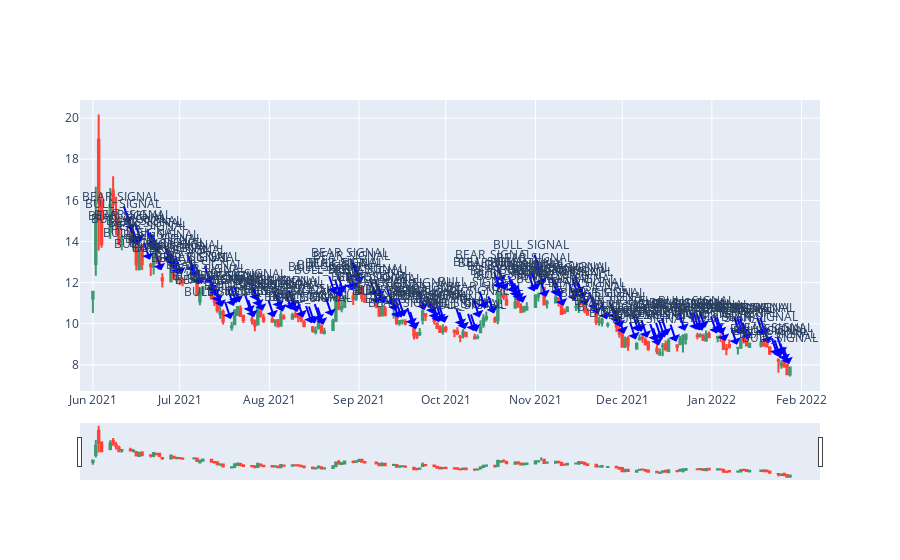

Source (notebook cell):
### Code cell
ticker = yf.Ticker('BB')
df = ticker.history(start='2021-06-01', end='2022-01-31', interval="1d")
df_new = recognize_candlestick(df)

fig = go.Figure()
fig.add_trace(go.Candlestick(
                x = df_new.reset_index(inplace=False)['Date'],
                open = df_new['Open'],
                close = df_new['Close'],
                high = df_new['High'],
                low = df_new['Low'],
                showlegend = False,
                name = ''
            ))
arrow_dates = df_new[df_new.candlestick_pattern!='NO_SIGNAL'].index
arrow_values = df_new[df_new.candlestick_pattern!='NO_SIGNAL']['High'].tolist()
arrow_texts = df_new[df_new.candlestick_pattern!='NO_SIGNAL']['candlestick_pattern'].tolist()
annotation_arrows = [dict(x=arrow_date, 
                          y=arrow_val, 
                          showarrow=True, 
                          arrowwidth=2, 
                          standoff=3,
                          arrowhead=1, 
                          arrowcolor='blue',
                          text = arrow_texts,
                          captureevents=True) 
                     for arrow_date, arrow_val,arrow_texts in zip(arrow_dates, arrow_values,arrow_texts)]
fig.update_layout(annotations=annotation_arrows)

fig.show()

### Figure 1 — Plotly figure (JSON) as saved in the notebook; plotly's stock layout.template omitted (floating-point values rounded to 4 significant figures; data arrays with more than 128 entries replaced by an {"elided": "..."} marker saying what was removed)
{"data": [{"close": {"elided": "169 float values"}, "high": {"elided": "169 float values"}, "low": {"elided": "169 float values"}, "name": "", "open": {"elided": "169 float values"}, "showlegend": false, "type": "candlestick", "x": {"elided": "169 str values"}}], "layout": {"annotations": [{"arrowcolor": "blue", "arrowhead": 1, "arrowwidth": 2, "captureevents": true, "showarrow": true, "standoff": 3, "text": "BEAR_SIGNAL", "x": "2021-06-14T00:00:00", "y": 14.75}, {"arrowcolor": "blue", "arrowhead": 1, "arrowwidth": 2, "captureevents": true, "showarrow": true, "standoff": 3, "text": "BULL_SIGNAL", "x": "2021-06-15T00:00:00", "y": 14.41}, {"arrowcolor": "blue", "arrowhead": 1, "arrowwidth": 2, "captureevents": true, "showarrow": true, "standoff": 3, "text": "BEAR_SIGNAL", "x": "2021-06-16T00:00:00", "y": 13.8}, {"arrowcolor": "blue", "arrowhead": 1, "arrowwidth": 2, "captureevents": true, "showarrow": true, "standoff": 3, "text": "BULL_SIGNAL", "x": "2021-06-17T00:00:00", "y": 13.66}, {"arrowcolor": "blue", "arrowhead": 1, "arrowwidth": 2, "captureevents": true, "showarrow": true, "standoff": 3, "text": "BEAR_SIGNAL", "x": "2021-06-18T00:00:00", "y": 13.87}, {"arrowcolor": "blue", "arrowhead": 1, "arrowwidth": 2, "captureevents": true, "showarrow": true, "standoff": 3, "text": "BULL_SIGNAL", "x": "2021-06-21T00:00:00", "y": 12.97}, {"arrowcolor": "blue", "arrowhead": 1, "arrowwidth": 2, "captureevents": true, "showarrow": true, "standoff": 3, "text": "BULL_SIGNAL", "x": "2021-06-22T00:00:00", "y": 13.57}, {"arrowcolor": "blue", "arrowhead": 1, "arrowwidth": 2, "captureevents": true, "showarrow": true, "standoff": 3, "text": "BEAR_SIGNAL", "x": "2021-06-23T00:00:00", "y": 13.47}, {"arrowcolor": "blue", "arrowhead": 1, "arrowwidth": 2, "captureevents": true, "showarrow": true, "standoff": 3, "text": "BEAR_SIGNAL", "x": "2021-06-24T00:00:00", "y": 13.33}, {"arrowcolor": "blue", "arrowhead": 1, "arrowwidth": 2, "captureevents": true, "showarrow": true, "standoff": 3, "text": "BULL_SIGNAL", "x": "2021-06-25T00:00:00", "y": 12.46}, {"arrowcolor": "blue", "arrowhead": 1, "arrowwidth": 2, "captureevents": true, "showarrow": true, "standoff": 3, "text": "BULL_SIGNAL", "x": "2021-06-28T00:00:00", "y": 12.86}, {"arrowcolor": "blue", "arrowhead": 1, "arrowwidth": 2, "captureevents": true, "showarrow": true, "standoff": 3, "text": "BEAR_SIGNAL", "x": "2021-06-29T00:00:00", "y": 12.69}, {"arrowcolor": "blue", "arrowhead": 1, "arrowwidth": 2, "captureevents": true, "showarrow": true, "standoff": 3, "text": "BULL_SIGNAL", "x": "2021-06-30T00:00:00", "y": 12.51}, {"arrowcolor": "blue", "arrowhead": 1, "arrowwidth": 2, "captureevents": true, "showarrow": true, "standoff": 3, "text": "BULL_SIGNAL", "x": "2021-07-01T00:00:00", "y": 12.27}, {"arrowcolor": "blue", "arrowhead": 1, "arrowwidth": 2, "captureevents": true, "showarrow": true, "standoff": 3, "text": "BEAR_SIGNAL", "x": "2021-07-02T00:00:00", "y": 12.25}, {"arrowcolor": "blue", "arrowhead": 1, "arrowwidth": 2, "captureevents": true, "showarrow": true, "standoff": 3, "text": "BULL_SIGNAL", "x": "2021-07-06T00:00:00", "y": 12.39}, {"arrowcolor": "blue", "arrowhead": 1, "arrowwidth": 2, "captureevents": true, "showarrow": true, "standoff": 3, "text": "BEAR_SIGNAL", "x": "2021-07-07T00:00:00", "y": 12.14}, {"arrowcolor": "blue", "arrowhead": 1, "arrowwidth": 2, "captureevents": true, "showarrow": true, "standoff": 3, "text": "BEAR_SIGNAL", "x": "2021-07-08T00:00:00", "y": 11.78}, {"arrowcolor": "blue", "arrowhead": 1, "arrowwidth": 2, "captureevents": true, "showarrow": true, "standoff": 3, "text": "BULL_SIGNAL", "x": "2021-07-09T00:00:00", "y": 11.8}, {"arrowcolor": "blue", "arrowhead": 1, "arrowwidth": 2, "captureevents": true, "showarrow": true, "standoff": 3, "text": "BEAR_SIGNAL", "x": "2021-07-12T00:00:00", "y": 11.83}, {"arrowcolor": "blue", "arrowhead": 1, "arrowwidth": 2, "captureevents": true, "showarrow": true, "standoff": 3, "text": "BEAR_SIGNAL", "x": "2021-07-13T00:00:00", "y": 11.42}, {"arrowcolor": "blue", "arrowhead": 1, "arrowwidth": 2, "captureevents": true, "showarrow": true, "standoff": 3, "text": "BEAR_SIGNAL", "x": "2021-07-14T00:00:00", "y": 11.21}, {"arrowcolor": "blue", "arrowhead": 1, "arrowwidth": 2, "captureevents": true, "showarrow": true, "standoff": 3, "text": "BULL_SIGNAL", "x": "2021-07-15T00:00:00", "y": 10.91}, {"arrowcolor": "blue", "arrowhead": 1, "arrowwidth": 2, "captureevents": true, "showarrow": true, "standoff": 3, "text": "BEAR_SIGNAL", "x": "2021-07-16T00:00:00", "y": 10.69}, {"arrowcolor": "blue", "arrowhead": 1, "arrowwidth": 2, "captureevents": true, "showarrow": true, "standoff": 3, "text": "BULL_SIGNAL", "x": "2021-07-19T00:00:00", "y": 10.09}, {"arrowcolor": "blue", "arrowhead": 1, "arrowwidth": 2, "captureevents": true, "showarrow": true, "standoff": 3, "text": "BULL_SIGNAL", "x": "2021-07-20T00:00:00", "y": 10.72}, {"arrowcolor": "blue", "arrowhead": 1, "arrowwidth": 2, "captureevents": true, "showarrow": true, "standoff": 3, "text": "BULL_SIGNAL", "x": "2021-07-21T00:00:00", "y": 10.87}, {"arrowcolor": "blue", "arrowhead": 1, "arrowwidth": 2, "captureevents": true, "showarrow": true, "standoff": 3, "text": "BEAR_SIGNAL", "x": "2021-07-22T00:00:00", "y": 10.9}, {"arrowcolor": "blue", "arrowhead": 1, "arrowwidth": 2, "captureevents": true, "showarrow": true, "standoff": 3, "text": "BULL_SIGNAL", "x": "2021-07-26T00:00:00", "y": 10.41}, {"arrowcolor": "blue", "arrowhead": 1, "arrowwidth": 2, "captureevents": true, "showarrow": true, "standoff": 3, "text": "BULL_SIGNAL", "x": "2021-07-27T00:00:00", "y": 10.18}, {"arrowcolor": "blue", "arrowhead": 1, "arrowwidth": 2, "captureevents": true, "showarrow": true, "standoff": 3, "text": "BULL_SIGNAL", "x": "2021-07-28T00:00:00", "y": 11}, {"arrowcolor": "blue", "arrowhead": 1, "arrowwidth": 2, "captureevents": true, "showarrow": true, "standoff": 3, "text": "BEAR_SIGNAL", "x": "2021-07-29T00:00:00", "y": 10.7}, {"arrowcolor": "blue", "arrowhead": 1, "arrowwidth": 2, "captureevents": true, "showarrow": true, "standoff": 3, "text": "BULL_SIGNAL", "x": "2021-07-30T00:00:00", "y": 10.49}, {"arrowcolor": "blue", "arrowhead": 1, "arrowwidth": 2, "captureevents": true, "showarrow": true, "standoff": 3, "text": "BULL_SIGNAL", "x": "2021-08-03T00:00:00", "y": 10.18}, {"arrowcolor": "blue", "arrowhead": 1, "arrowwidth": 2, "captureevents": true, "showarrow": true, "standoff": 3, "text": "BULL_SIGNAL", "x": "2021-08-05T00:00:00", "y": 10.63}, {"arrowcolor": "blue", "arrowhead": 1, "arrowwidth": 2, "captureevents": true, "showarrow": true, "standoff": 3, "text": "BEAR_SIGNAL", "x": "2021-08-06T00:00:00", "y": 10.46}, {"arrowcolor": "blue", "arrowhead": 1, "arrowwidth": 2, "captureevents": true, "showarrow": true, "standoff": 3, "text": "BULL_SIGNAL", "x": "2021-08-09T00:00:00", "y": 10.54}, {"arrowcolor": "blue", "arrowhead": 1, "arrowwidth": 2, "captureevents": true, "showarrow": true, "standoff": 3, "text": "BULL_SIGNAL", "x": "2021-08-10T00:00:00", "y": 10.65}, {"arrowcolor": "blue", "arrowhead": 1, "arrowwidth": 2, "captureevents": true, "showarrow": true, "standoff": 3, "text": "BULL_SIGNAL", "x": "2021-08-11T00:00:00", "y": 10.44}, {"arrowcolor": "blue", "arrowhead": 1, "arrowwidth": 2, "captureevents": true, "showarrow": true, "standoff": 3, "text": "BEAR_SIGNAL", "x": "2021-08-13T00:00:00", "y": 10.17}, {"arrowcolor": "blue", "arrowhead": 1, "arrowwidth": 2, "captureevents": true, "showarrow": true, "standoff": 3, "text": "BEAR_SIGNAL", "x": "2021-08-16T00:00:00", "y": 9.89}, {"arrowcolor": "blue", "arrowhead": 1, "arrowwidth": 2, "captureevents": true, "showarrow": true, "standoff": 3, "text": "BULL_SIGNAL", "x": "2021-08-17T00:00:00", "y": 9.87}, {"arrowcolor": "blue", "arrowhead": 1, "arrowwidth": 2, "captureevents": true, "showarrow": true, "standoff": 3, "text": "BEAR_SIGNAL", "x": "2021-08-19T00:00:00", "y": 9.98}, {"arrowcolor": "blue", "arrowhead": 1, "arrowwidth": 2, "captureevents": true, "showarrow": true, "standoff": 3, "text": "BULL_SIGNAL", "x": "2021-08-20T00:00:00", "y": 9.81}, {"arrowcolor": "blue", "arrowhead": 1, "arrowwidth": 2, "captureevents": true, "showarrow": true, "standoff": 3, "text": "BULL_SIGNAL", "x": "2021-08-23T00:00:00", "y": 10.24}, {"arrowcolor": "blue", "arrowhead": 1, "arrowwidth": 2, "captureevents": true, "showarrow": true, "standoff": 3, "text": "BULL_SIGNAL", "x": "2021-08-24T00:00:00", "y": 11.34}, {"arrowcolor": "blue", "arrowhead": 1, "arrowwidth": 2, "captureevents": true, "showarrow": true, "standoff": 3, "text": "BULL_SIGNAL", "x": "2021-08-26T00:00:00", "y": 11.18}, {"arrowcolor": "blue", "arrowhead": 1, "arrowwidth": 2, "captureevents": true, "showarrow": true, "standoff": 3, "text": "BULL_SIGNAL", "x": "2021-08-27T00:00:00", "y": 11.4}, {"arrowcolor": "blue", "arrowhead": 1, "arrowwidth": 2, "captureevents": true, "showarrow": true, "standoff": 3, "text": "BEAR_SIGNAL", "x": "2021-08-30T00:00:00", "y": 11.52}, {"arrowcolor": "blue", "arrowhead": 1, "arrowwidth": 2, "captureevents": true, "showarrow": true, "standoff": 3, "text": "BULL_SIGNAL", "x": "2021-08-31T00:00:00", "y": 11.54}, {"arrowcolor": "blue", "arrowhead": 1, "arrowwidth": 2, "captureevents": true, "showarrow": true, "standoff": 3, "text": "BEAR_SIGNAL", "x": "2021-09-01T00:00:00", "y": 12.01}, {"arrowcolor": "blue", "arrowhead": 1, "arrowwidth": 2, "captureevents": true, "showarrow": true, "standoff": 3, "text": "BEAR_SIGNAL", "x": "2021-09-02T00:00:00", "y": 11.84}, {"arrowcolor": "blue", "arrowhead": 1, "arrowwidth": 2, "captureevents": true, "showarrow": true, "standoff": 3, "text": "BEAR_SIGNAL", "x": "2021-09-07T00:00:00", "y": 11.22}, {"arrowcolor": "blue", "arrowhead": 1, "arrowwidth": 2, "captureevents": true, "showarrow": true, "standoff": 3, "text": "BEAR_SIGNAL", "x": "2021-09-08T00:00:00", "y": 10.84}, {"arrowcolor": "blue", "arrowhead": 1, "arrowwidth": 2, "captureevents": true, "showarrow": true, "standoff": 3, "text": "BULL_SIGNAL", "x": "2021-09-09T00:00:00", "y": 11.13}, {"arrowcolor": "blue", "arrowhead": 1, "arrowwidth": 2, "captureevents": true, "showarrow": true, "standoff": 3, "text": "BEAR_SIGNAL", "x": "2021-09-10T00:00:00", "y": 10.86}, {"arrowcolor": "blue", "arrowhead": 1, "arrowwidth": 2, "captureevents": true, "showarrow": true, "standoff": 3, "text": "BULL_SIGNAL", "x": "2021-09-13T00:00:00", "y": 10.75}, {"arrowcolor": "blue", "arrowhead": 1, "arrowwidth": 2, "captureevents": true, "showarrow": true, "standoff": 3, "text": "BEAR_SIGNAL", "x": "2021-09-14T00:00:00", "y": 10.49}, {"arrowcolor": "blue", "arrowhead": 1, "arrowwidth": 2, "captureevents": true, "showarrow": true, "standoff": 3, "text": "BULL_SIGNAL", "x": "2021-09-15T00:00:00", "y": 10.15}, {"arrowcolor": "blue", "arrowhead": 1, "arrowwidth": 2, "captureevents": true, "showarrow": true, "standoff": 3, "text": "BULL_SIGNAL", "x": "2021-09-16T00:00:00", "y": 10.17}, {"arrowcolor": "blue", "arrowhead": 1, "arrowwidth": 2, "captureevents": true, "showarrow": true, "standoff": 3, "text": "BEAR_SIGNAL", "x": "2021-09-17T00:00:00", "y": 10.22}, {"arrowcolor": "blue", "arrowhead": 1, "arrowwidth": 2, "captureevents": true, "showarrow": true, "standoff": 3, "text": "BEAR_SIGNAL", "x": "2021-09-20T00:00:00", "y": 9.79}, {"arrowcolor": "blue", "arrowhead": 1, "arrowwidth": 2, "captureevents": true, "showarrow": true, "standoff": 3, "text": "BEAR_SIGNAL", "x": "2021-09-21T00:00:00", "y": 9.6}, {"arrowcolor": "blue", "arrowhead": 1, "arrowwidth": 2, "captureevents": true, "showarrow": true, "standoff": 3, "text": "BEAR_SIGNAL", "x": "2021-09-24T00:00:00", "y": 10.53}, {"arrowcolor": "blue", "arrowhead": 1, "arrowwidth": 2, "captureevents": true, "showarrow": true, "standoff": 3, "text": "BEAR_SIGNAL", "x": "2021-09-27T00:00:00", "y": 10.35}, {"arrowcolor": "blue", "arrowhead": 1, "arrowwidth": 2, "captureevents": true, "showarrow": true, "standoff": 3, "text": "BEAR_SIGNAL", "x": "2021-09-28T00:00:00", "y": 10.08}, {"arrowcolor": "blue", "arrowhead": 1, "arrowwidth": 2, "captureevents": true, "showarrow": true, "standoff": 3, "text": "BEAR_SIGNAL", "x": "2021-09-29T00:00:00", "y": 9.93}, {"arrowcolor": "blue", "arrowhead": 1, "arrowwidth": 2, "captureevents": true, "showarrow": true, "standoff": 3, "text": "BULL_SIGNAL", "x": "2021-09-30T00:00:00", "y": 9.98}, {"arrowcolor": "blue", "arrowhead": 1, "arrowwidth": 2, "captureevents": true, "showarrow": true, "standoff": 3, "text": "BEAR_SIGNAL", "x": "2021-10-01T00:00:00", "y": 9.91}, {"arrowcolor": "blue", "arrowhead": 1, "arrowwidth": 2, "captureevents": true, "showarrow": true, "standoff": 3, "text": "BULL_SIGNAL", "x": "2021-10-07T00:00:00", "y": 9.75}, {"arrowcolor": "blue", "arrowhead": 1, "arrowwidth": 2, "captureevents": true, "showarrow": true, "standoff": 3, "text": "BEAR_SIGNAL", "x": "2021-10-08T00:00:00", "y": 9.59}, {"arrowcolor": "blue", "arrowhead": 1, "arrowwidth": 2, "captureevents": true, "showarrow": true, "standoff": 3, "text": "BULL_SIGNAL", "x": "2021-10-11T00:00:00", "y": 9.51}, {"arrowcolor": "blue", "arrowhead": 1, "arrowwidth": 2, "captureevents": true, "showarrow": true, "standoff": 3, "text": "BULL_SIGNAL", "x": "2021-10-12T00:00:00", "y": 9.48}, {"arrowcolor": "blue", "arrowhead": 1, "arrowwidth": 2, "captureevents": true, "showarrow": true, "standoff": 3, "text": "BULL_SIGNAL", "x": "2021-10-13T00:00:00", "y": 10.17}, {"arrowcolor": "blue", "arrowhead": 1, "arrowwidth": 2, "captureevents": true, "showarrow": true, "standoff": 3, "text": "BULL_SIGNAL", "x": "2021-10-15T00:00:00", "y": 10.6}, {"arrowcolor": "blue", "arrowhead": 1, "arrowwidth": 2, "captureevents": true, "showarrow": true, "standoff": 3, "text": "BEAR_SIGNAL", "x": "2021-10-18T00:00:00", "y": 10.36}, {"arrowcolor": "blue", "arrowhead": 1, "arrowwidth": 2, "captureevents": true, "showarrow": true, "standoff": 3, "text": "BULL_SIGNAL", "x": "2021-10-20T00:00:00", "y": 11.56}, {"arrowcolor": "blue", "arrowhead": 1, "arrowwidth": 2, "captureevents": true, "showarrow": true, "standoff": 3, "text": "BEAR_SIGNAL", "x": "2021-10-21T00:00:00", "y": 11.91}, {"arrowcolor": "blue", "arrowhead": 1, "arrowwidth": 2, "captureevents": true, "showarrow": true, "standoff": 3, "text": "BEAR_SIGNAL", "x": "2021-10-22T00:00:00", "y": 11.5}, {"arrowcolor": "blue", "arrowhead": 1, "arrowwidth": 2, "captureevents": true, "showarrow": true, "standoff": 3, "text": "BULL_SIGNAL", "x": "2021-10-25T00:00:00", "y": 11.36}, {"arrowcolor": "blue", "arrowhead": 1, "arrowwidth": 2, "captureevents": true, "showarrow": true, "standoff": 3, "text": "BEAR_SIGNAL", "x": "2021-10-26T00:00:00", "y": 11.15}, {"arrowcolor": "blue", "arrowhead": 1, "arrowwidth": 2, "captureevents": true, "showarrow": true, "standoff": 3, "text": "BULL_SIGNAL", "x": "2021-10-27T00:00:00", "y": 11}, {"arrowcolor": "blue", "arrowhead": 1, "arrowwidth": 2, "captureevents": true, "showarrow": true, "standoff": 3, "text": "BULL_SIGNAL", "x": "2021-10-28T00:00:00", "y": 10.88}, {"arrowcolor": "blue", "arrowhead": 1, "arrowwidth": 2, "captureevents": true, "showarrow": true, "standoff": 3, "text": "BULL_SIGNAL", "x": "2021-11-01T00:00:00", "y": 11.43}, {"arrowcolor": "blue", "arrowhead": 1, "arrowwidth": 2, "captureevents": true, "showarrow": true, "standoff": 3, "text": "BULL_SIGNAL", "x": "2021-11-02T00:00:00", "y": 11.52}, {"arrowcolor": "blue", "arrowhead": 1, "arrowwidth": 2, "captureevents": true, "showarrow": true, "standoff": 3, "text": "BULL_SIGNAL", "x": "2021-11-03T00:00:00", "y": 12.39}, {"arrowcolor": "blue", "arrowhead": 1, "arrowwidth": 2, "captureevents": true, "showarrow": true, "standoff": 3, "text": "BEAR_SIGNAL", "x": "2021-11-04T00:00:00", "y": 11.75}, {"arrowcolor": "blue", "arrowhead": 1, "arrowwidth": 2, "captureevents": true, "showarrow": true, "standoff": 3, "text": "BULL_SIGNAL", "x": "2021-11-05T00:00:00", "y": 11.16}, {"arrowcolor": "blue", "arrowhead": 1, "arrowwidth": 2, "captureevents": true, "showarrow": true, "standoff": 3, "text": "BULL_SIGNAL", "x": "2021-11-09T00:00:00", "y": 11.24}, {"arrowcolor": "blue", "arrowhead": 1, "arrowwidth": 2, "captureevents": true, "showarrow": true, "standoff": 3, "text": "BEAR_SIGNAL", "x": "2021-11-10T00:00:00", "y": 11.15}, {"arrowcolor": "blue", "arrowhead": 1, "arrowwidth": 2, "captureevents": true, "showarrow": true, "standoff": 3, "text": "BULL_SIGNAL", "x": "2021-11-11T00:00:00", "y": 10.74}, {"arrowcolor": "blue", "arrowhead": 1, "arrowwidth": 2, "captureevents": true, "showarrow": true, "standoff": 3, "text": "BULL_SIGNAL", "x": "2021-11-15T00:00:00", "y": 10.99}, {"arrowcolor": "blue", "arrowhead": 1, "arrowwidth": 2, "captureevents": true, "showarrow": true, "standoff": 3, "text": "BULL_SIGNAL", "x": "2021-11-16T00:00:00", "y": 11.26}, {"arrowcolor": "blue", "arrowhead": 1, "arrowwidth": 2, "captureevents": true, "showarrow": true, "standoff": 3, "text": "BEAR_SIGNAL", "x": "2021-11-17T00:00:00", "y": 11.33}, {"arrowcolor": "blue", "arrowhead": 1, "arrowwidth": 2, "captureevents": true, "showarrow": true, "standoff": 3, "text": "BEAR_SIGNAL", "x": "2021-11-18T00:00:00", "y": 11.06}, {"arrowcolor": "blue", "arrowhead": 1, "arrowwidth": 2, "captureevents": true, "showarrow": true, "standoff": 3, "text": "BEAR_SIGNAL", "x": "2021-11-19T00:00:00", "y": 10.76}, {"arrowcolor": "blue", "arrowhead": 1, "arrowwidth": 2, "captureevents": true, "showarrow": true, "standoff": 3, "text": "BEAR_SIGNAL", "x": "2021-11-22T00:00:00", "y": 10.54}, {"arrowcolor": "blue", "arrowhead": 1, "arrowwidth": 2, "captureevents": true, "showarrow": true, "standoff": 3, "text": "BULL_SIGNAL", "x": "2021-11-23T00:00:00", "y": 10.33}, {"arrowcolor": "blue", "arrowhead": 1, "arrowwidth": 2, "captureevents": true, "showarrow": true, "standoff": 3, "text": "BULL_SIGNAL", "x": "2021-11-26T00:00:00", "y": 10.08}, {"arrowcolor": "blue", "arrowhead": 1, "arrowwidth": 2, "captureevents": true, "showarrow": true, "standoff": 3, "text": "BEAR_SIGNAL", "x": "2021-11-29T00:00:00", "y": 10.08}, {"arrowcolor": "blue", "arrowhead": 1, "arrowwidth": 2, "captureevents": true, "showarrow": true, "standoff": 3, "text": "BEAR_SIGNAL", "x": "2021-11-30T00:00:00", "y": 9.89}, {"arrowcolor": "blue", "arrowhead": 1, "arrowwidth": 2, "captureevents": true, "showarrow": true, "standoff": 3, "text": "BEAR_SIGNAL", "x": "2021-12-01T00:00:00", "y": 9.69}, {"arrowcolor": "blue", "arrowhead": 1, "arrowwidth": 2, "captureevents": true, "showarrow": true, "standoff": 3, "text": "BULL_SIGNAL", "x": "2021-12-02T00:00:00", "y": 9.38}, {"arrowcolor": "blue", "arrowhead": 1, "arrowwidth": 2, "captureevents": true, "showarrow": true, "standoff": 3, "text": "BULL_SIGNAL", "x": "2021-12-06T00:00:00", "y": 9.1}, {"arrowcolor": "blue", "arrowhead": 1, "arrowwidth": 2, "captureevents": true, "showarrow": true, "standoff": 3, "text": "BULL_SIGNAL", "x": "2021-12-07T00:00:00", "y": 9.49}, {"arrowcolor": "blue", "arrowhead": 1, "arrowwidth": 2, "captureevents": true, "showarrow": true, "standoff": 3, "text": "BULL_SIGNAL", "x": "2021-12-08T00:00:00", "y": 9.47}, {"arrowcolor": "blue", "arrowhead": 1, "arrowwidth": 2, "captureevents": true, "showarrow": true, "standoff": 3, "text": "BEAR_SIGNAL", "x": "2021-12-10T00:00:00", "y": 9.18}, {"arrowcolor": "blue", "arrowhead": 1, "arrowwidth": 2, "captureevents": true, "showarrow": true, "standoff": 3, "text": "BEAR_SIGNAL", "x": "2021-12-13T00:00:00", "y": 9.01}, {"arrowcolor": "blue", "arrowhead": 1, "arrowwidth": 2, "captureevents": true, "showarrow": true, "standoff": 3, "text": "BULL_SIGNAL", "x": "2021-12-14T00:00:00", "y": 8.81}, {"arrowcolor": "blue", "arrowhead": 1, "arrowwidth": 2, "captureevents": true, "showarrow": true, "standoff": 3, "text": "BULL_SIGNAL", "x": "2021-12-15T00:00:00", "y": 9.07}, {"arrowcolor": "blue", "arrowhead": 1, "arrowwidth": 2, "captureevents": true, "showarrow": true, "standoff": 3, "text": "BEAR_SIGNAL", "x": "2021-12-16T00:00:00", "y": 9.19}, {"arrowcolor": "blue", "arrowhead": 1, "arrowwidth": 2, "captureevents": true, "showarrow": true, "standoff": 3, "text": "BULL_SIGNAL", "x": "2021-12-17T00:00:00", "y": 9.3}, {"arrowcolor": "blue", "arrowhead": 1, "arrowwidth": 2, "captureevents": true, "showarrow": true, "standoff": 3, "text": "BEAR_SIGNAL", "x": "2021-12-20T00:00:00", "y": 8.99}, {"arrowcolor": "blue", "arrowhead": 1, "arrowwidth": 2, "captureevents": true, "showarrow": true, "standoff": 3, "text": "BULL_SIGNAL", "x": "2021-12-23T00:00:00", "y": 9.52}, {"arrowcolor": "blue", "arrowhead": 1, "arrowwidth": 2, "captureevents": true, "showarrow": true, "standoff": 3, "text": "BEAR_SIGNAL", "x": "2021-12-27T00:00:00", "y": 9.57}, {"arrowcolor": "blue", "arrowhead": 1, "arrowwidth": 2, "captureevents": true, "showarrow": true, "standoff": 3, "text": "BULL_SIGNAL", "x": "2021-12-28T00:00:00", "y": 9.54}, {"arrowcolor": "blue", "arrowhead": 1, "arrowwidth": 2, "captureevents": true, "showarrow": true, "standoff": 3, "text": "BEAR_SIGNAL", "x": "2021-12-29T00:00:00", "y": 9.52}, {"arrowcolor": "blue", "arrowhead": 1, "arrowwidth": 2, "captureevents": true, "showarrow": true, "standoff": 3, "text": "BULL_SIGNAL", "x": "2021-12-30T00:00:00", "y": 9.67}, {"arrowcolor": "blue", "arrowhead": 1, "arrowwidth": 2, "captureevents": true, "showarrow": true, "standoff": 3, "text": "BULL_SIGNAL", "x": "2022-01-03T00:00:00", "y": 9.39}, {"arrowcolor": "blue", "arrowhead": 1, "arrowwidth": 2, "captureevents": true, "showarrow": true, "standoff": 3, "text": "BULL_SIGNAL", "x": "2022-01-04T00:00:00", "y": 9.49}, {"arrowcolor": "blue", "arrowhead": 1, "arrowwidth": 2, "captureevents": true, "showarrow": true, "standoff": 3, "text": "BEAR_SIGNAL", "x": "2022-01-05T00:00:00", "y": 9.35}, {"arrowcolor": "blue", "arrowhead": 1, "arrowwidth": 2, "captureevents": true, "showarrow": true, "standoff": 3, "text": "BULL_SIGNAL", "x": "2022-01-06T00:00:00", "y": 9.02}, {"arrowcolor": "blue", "arrowhead": 1, "arrowwidth": 2, "captureevents": true, "showarrow": true, "standoff": 3, "text": "BULL_SIGNAL", "x": "2022-01-10T00:00:00", "y": 8.84}, {"arrowcolor": "blue", "arrowhead": 1, "arrowwidth": 2, "captureevents": true, "showarrow": true, "standoff": 3, "text": "BULL_SIGNAL", "x": "2022-01-11T00:00:00", "y": 9.35}, {"arrowcolor": "blue", "arrowhead": 1, "arrowwidth": 2, "captureevents": true, "showarrow": true, "standoff": 3, "text": "BEAR_SIGNAL", "x": "2022-01-12T00:00:00", "y": 9.35}, {"arrowcolor": "blue", "arrowhead": 1, "arrowwidth": 2, "captureevents": true, "showarrow": true, "standoff": 3, "text": "BEAR_SIGNAL", "x": "2022-01-13T00:00:00", "y": 9.29}, {"arrowcolor": "blue", "arrowhead": 1, "arrowwidth": 2, "captureevents": true, "showarrow": true, "standoff": 3, "text": "BULL_SIGNAL", "x": "2022-01-14T00:00:00", "y": 9.08}, {"arrowcolor": "blue", "arrowhead": 1, "arrowwidth": 2, "captureevents": true, "showarrow": true, "standoff": 3, "text": "BEAR_SIGNAL", "x": "2022-01-19T00:00:00", "y": 9.32}, {"arrowcolor": "blue", "arrowhead": 1, "arrowwidth": 2, "captureevents": true, "showarrow": true, "standoff": 3, "text": "BEAR_SIGNAL", "x": "2022-01-20T00:00:00", "y": 9.31}, {"arrowcolor": "blue", "arrowhead": 1, "arrowwidth": 2, "captureevents": true, "showarrow": true, "standoff": 3, "text": "BEAR_SIGNAL", "x": "2022-01-21T00:00:00", "y": 8.91}, {"arrowcolor": "blue", "arrowhead": 1, "arrowwidth": 2, "captureevents": true, "showarrow": true, "standoff": 3, "text": "BULL_SIGNAL", "x": "2022-01-24T00:00:00", "y": 8.33}, {"arrowcolor": "blue", "arrowhead": 1, "arrowwidth": 2, "captureevents": true, "showarrow": true, "standoff": 3, "text": "BULL_SIGNAL", "x": "2022-01-25T00:00:00", "y": 8.22}, {"arrowcolor": "blue", "arrowhead": 1, "arrowwidth": 2, "captureevents": true, "showarrow": true, "standoff": 3, "text": "BEAR_SIGNAL", "x": "2022-01-26T00:00:00", "y": 8.38}, {"arrowcolor": "blue", "arrowhead": 1, "arrowwidth": 2, "captureevents": true, "showarrow": true, "standoff": 3, "text": "BEAR_SIGNAL", "x": "2022-01-27T00:00:00", "y": 8.05}, {"arrowcolor": "blue", "arrowhead": 1, "arrowwidth": 2, "captureevents": true, "showarrow": true, "standoff": 3, "text": "BULL_SIGNAL", "x": "2022-01-28T00:00:00", "y": 7.89}]}}
